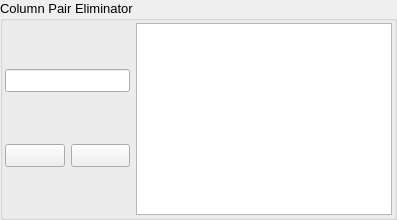
         <widget class="QGroupBox" name="groupBox_5">
          <property name="font">
           <font>
            <pointsize>10</pointsize>
            <kerning>true</kerning>
           </font>
          </property>
          <property name="title">
           <string>Column Pair Eliminator</string>
          </property>
          <layout class="QVBoxLayout" name="verticalLayout_9">
           <property name="leftMargin">
            <number>2</number>
           </property>
           <property name="topMargin">
            <number>2</number>
           </property>
           <property name="rightMargin">
            <number>2</number>
           </property>
           <property name="bottomMargin">
            <number>2</number>
           </property>
           <item>
            <layout class="QHBoxLayout" name="horizontalLayout_12" stretch="3,0">
             <item>
              <layout class="QVBoxLayout" name="verticalLayout_11">
               <item>
                <widget class="QLineEdit" name="input14"/>
               </item>
               <item>
                <layout class="QHBoxLayout" name="horizontalLayout_13">
                 <item>
                  <widget class="QPushButton" name="plusBtn14">
                   <property name="text">
                    <string/>
                   </property>
                   <property name="icon">
                    <iconset>
                     <normaloff>assets/plus.png</normaloff>assets/plus.png</iconset>
                   </property>
                  </widget>
                 </item>
                 <item>
                  <widget class="QPushButton" name="deleteBtn14">
                   <property name="text">
                    <string/>
                   </property>
                   <property name="icon">
                    <iconset>
                     <normaloff>assets/delete.png</normaloff>assets/delete.png</iconset>
                   </property>
                  </widget>
                 </item>
                </layout>
               </item>
              </layout>
             </item>
             <item>
              <widget class="QListWidget" name="list14"/>
             </item>
            </layout>
           </item>
          </layout>
         </widget>
